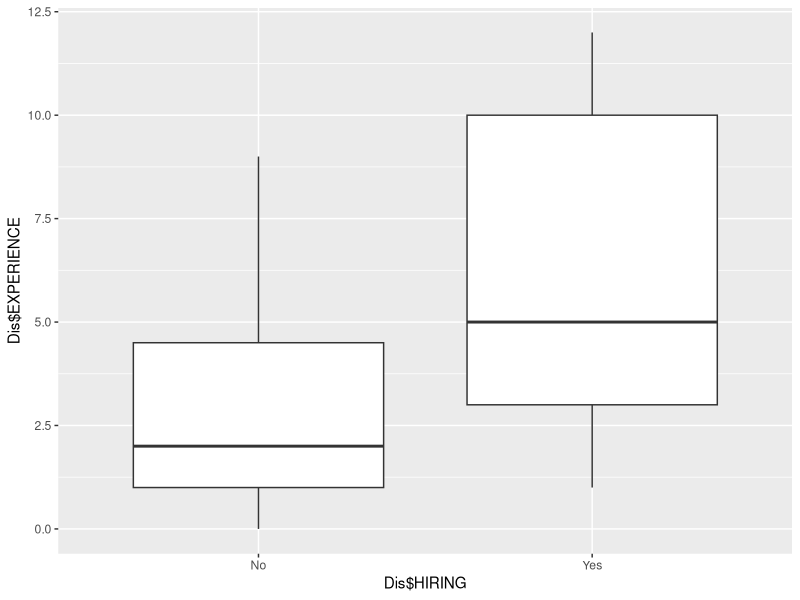
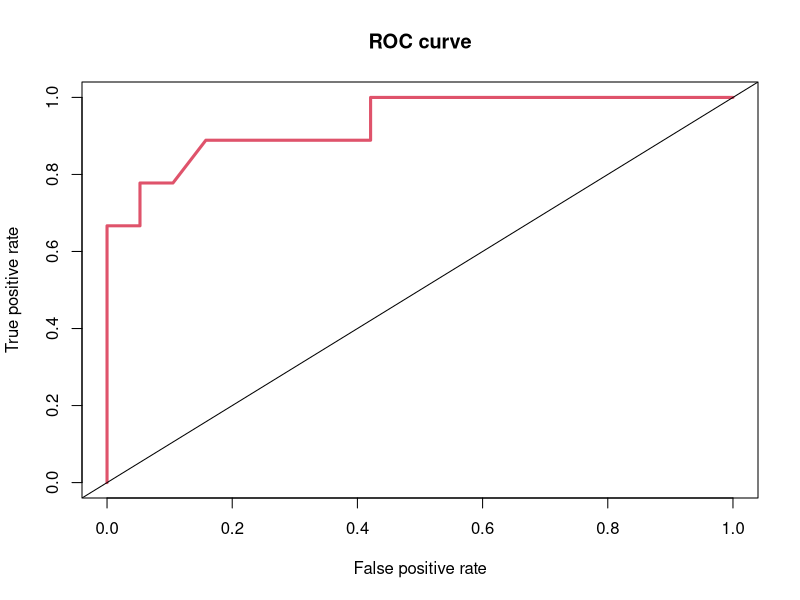
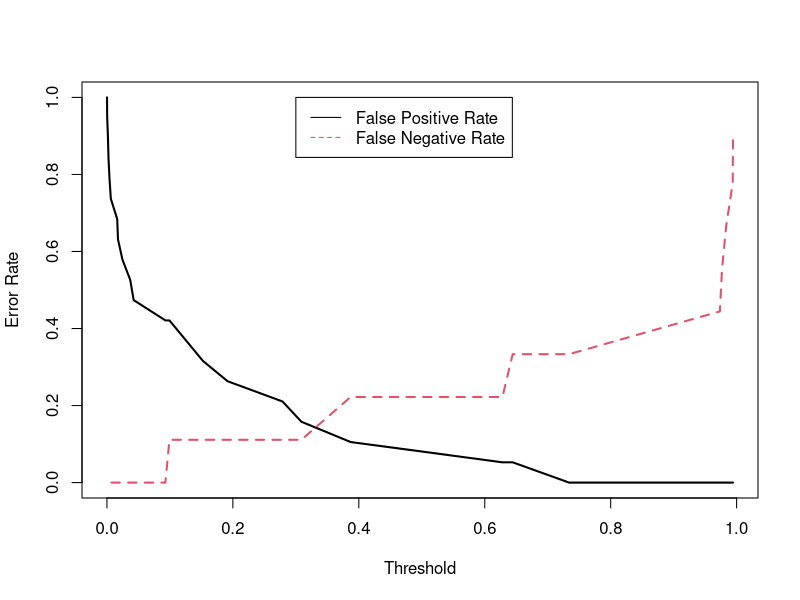
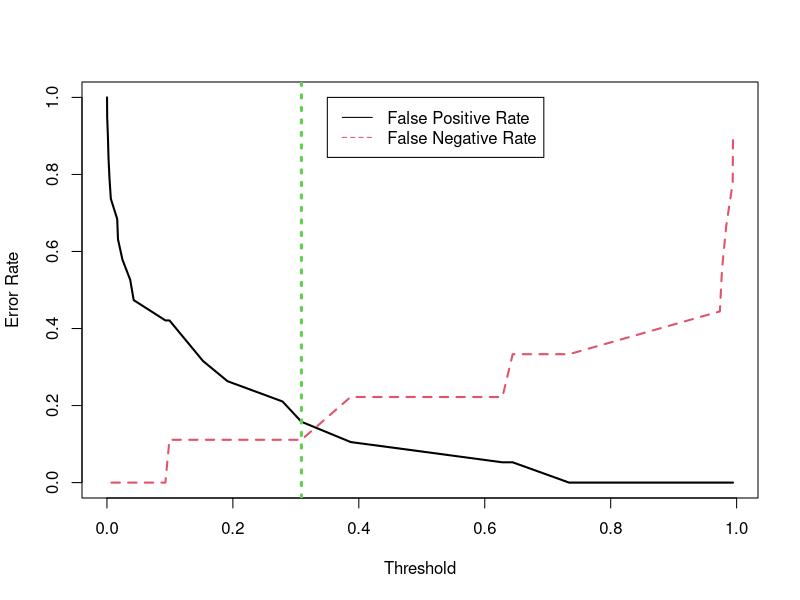
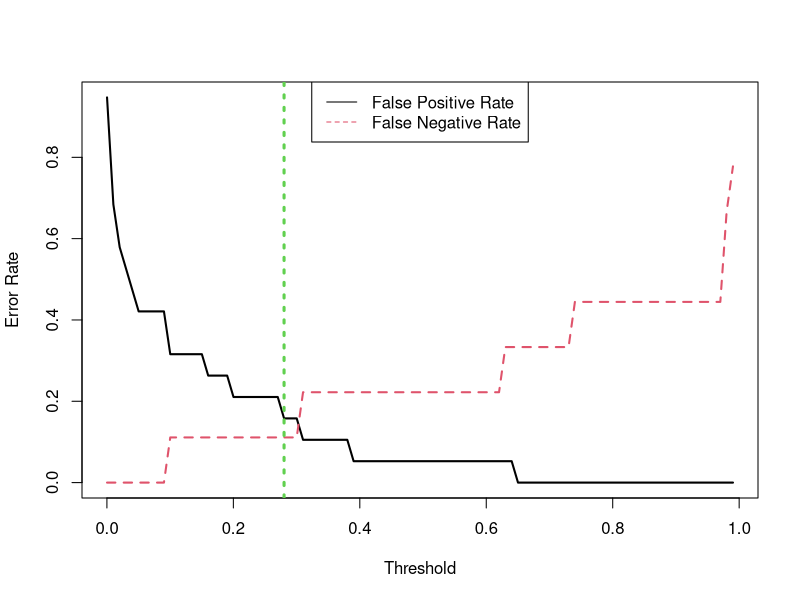

R code for these plots, in order:
## ---- chunk 1
knitr::opts_chunk$set(echo=TRUE, 
                      cache=TRUE, 
                      fig.width=5, 
                      fig.height=5,
                      fig.align='center')
indent1 = '    '      
indent2 = paste(rep(indent1, 2), collapse='')
## ---- chunk 2
# Read the txt file from your current working directory 
Dis = read.table("Discrim.txt", header=T)
# Convert Dis into a data frame
Dis = as.data.frame(Dis)
str(Dis)
## ---- chunk 3
# install.packages("dplyr")
library(dplyr)
Dis = Dis %>%
  mutate(HIRING=as.factor(ifelse(HIRING==0,"No", "Yes"))) %>%
  mutate(GENDER=as.factor(ifelse(GENDER==0,"F", "M")))
str(Dis)
## ---- chunk 4
table(Dis$GENDER,Dis$HIRING)
## ---- chunk 5
# install.packages("ggplot2")
library(ggplot2)
# Use qplot to make a boxplot of EXPERIENCE vs GENDER
qplot(Dis$HIRING, Dis$EXPERIENCE, data = Dis, geom = "boxplot")
## ---- chunk 6
# Specify 'family=binomial' is important!
glm.fit = glm(HIRING ~ EDUCATION + EXPERIENCE + GENDER,
             data=Dis, family=binomial)
# Summarize the logistic regression model
summary(glm.fit)
## ---- chunk 7
# Specify type="response" to get the estimated probabilities
prob.training = predict(glm.fit, type="response")

# Round the results to a certain number of decimal places by round(). For instance, 
# we can round prob.training to 2 decimal places
round(prob.training, digits=2)
## ---- chunk 8
# Save the predicted labels using 0.5 as a threshold
Dis = Dis %>%
  mutate(predHIRING=as.factor(ifelse(prob.training<=0.5, "No", "Yes")))
# Confusion matrix (training error/accuracy)
table(pred=Dis$predHIRING, true=Dis$HIRING)
## ---- chunk 9
# Create a new 'test' set for prediction
test = data.frame("EDUCATION"=c(4,4,4,4,8,8,8,8),
                  "EXPERIENCE"=c(6,6,10,10,6,6,10,10),
                  "GENDER"=c("F","M","F","M","F","M","F","M"))

# Predict the hiring probabilities and round the predict results to 5 decimals
prob.test = round(predict(glm.fit, test, type="response"),digits=5)
test = test %>%
  mutate(Probability=prob.test)
test
## ---- chunk 10
table(pred=Dis$predHIRING[Dis$GENDER=="M"],true=Dis$HIRING[Dis$GENDER=="M"])
## ---- chunk 11
table(pred=Dis$predHIRING[Dis$GENDER=="F"],true=Dis$HIRING[Dis$GENDER=="F"])
## ---- chunk 12
# install.packages("ROCR")
library(ROCR)

# First arument is the prob.training, second is true labels
pred = prediction(prob.training, Dis$HIRING)
## ---- chunk 13
# We want TPR on the y axis and FPR on the x axis
perf = performance(pred, measure="tpr", x.measure="fpr")
## ---- chunk 14
plot(perf, col=2, lwd=3, main="ROC curve")
abline(0,1)
## ---- chunk 15
# Calculate AUC
auc = performance(pred, "auc")@y.values
auc
## ---- chunk 16
# FPR
fpr = performance(pred, "fpr")@y.values[[1]]
cutoff = performance(pred, "fpr")@x.values[[1]]
# FNR
fnr = performance(pred,"fnr")@y.values[[1]]
## ---- chunk 17
# Plot
matplot(cutoff, cbind(fpr,fnr), type="l",lwd=2, xlab="Threshold",ylab="Error Rate")
# Add legend to the plot
legend(0.3, 1, legend=c("False Positive Rate","False Negative Rate"), 
       col=c(1,2), lty=c(1,2))
## ---- chunk 18
rate = as.data.frame(cbind(Cutoff=cutoff, FPR=fpr, FNR=fnr))
rate$distance = sqrt((rate[,2])^2+(rate[,3])^2)
## ---- chunk 19
index = which.min(rate$distance)
best = rate$Cutoff[index]
best
# Plot
matplot(cutoff, cbind(fpr,fnr), type="l",lwd=2, xlab="Threshold",ylab="Error Rate")
# Add legend to the plot
legend(0.35, 1, legend=c("False Positive Rate","False Negative Rate"), 
       col=c(1,2), lty=c(1,2))
# Add the best value
abline(v=best, col=3, lty=3, lwd=3)
## ---- chunk 20
# for your interest, the best cutoff value can be selected by the following for loop
tlab = Dis$HIRING
rate = NULL
all = seq(0.0002,0.99999,0.01)

# write a for loop for different values of threshold
for (i in all) {
  temp = as.factor(ifelse(prob.training<=i, "No", "Yes"))
  error = table(temp, tlab)
  # calculate FPR and FNR
  fpfn = cbind(threshold=i,FP=error[2]/(error[1]+error[2]),FN=error[3]/(error[3]+error[4])) 
  rate = as.data.frame(rbind(rate,fpfn)) # save the values
}


# use matplot to plot the FPR and FNR versus threshold values
matplot(all, rate[,-1], type="l",lwd=2, xlab="Threshold",ylab="Error Rate")
# add legend to the plot
legend("top", legend=c("False Positive Rate","False Negative Rate"), 
       col=c(1,2), lty=c(1,2))

# calculate the euclidean distance between (FPR,FNR) and (0,0)
rate$distance = sqrt((rate[,2])^2+(rate[,3])^2)
# select the probability threshold with the smallest euclidean distance
index = which.min(rate$distance)
best = rate$threshold[index]
best
abline(v=best, col=3, lty=3, lwd=3)
## ---- chunk 21
prob.training
